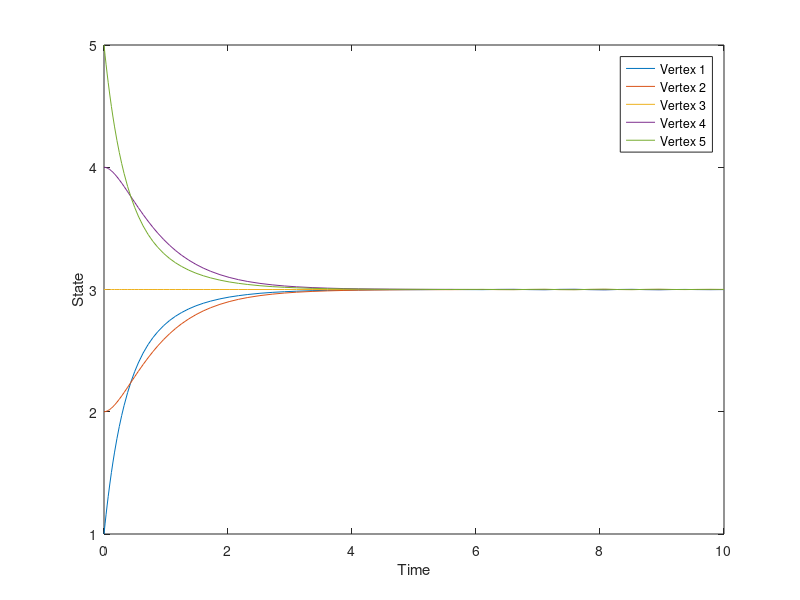

Write the MATLAB code that produced this figure.
clc; clf; clear all 

% Define Laplacian matrix
L = [2 -1 0 0 -1;
     -1 2 -1 0 0;
     0 -1 2 -1 0;
     0 0 -1 2 -1;
     -1 0 0 -1 2];

% Define initial state
x0 = [1; 2; 3; 4; 5];

% Define time range and step size
tspan = [0 10];
dt = 0.01;

% Define ODE function
odefun = @(t, x) -L*x;

% Solve ODE
[t, x] = ode45(odefun, tspan, x0);

% Plot results
plot(t, x);
legend('Vertex 1', 'Vertex 2', 'Vertex 3', 'Vertex 4', 'Vertex 5');
xlabel('Time');
ylabel('State');